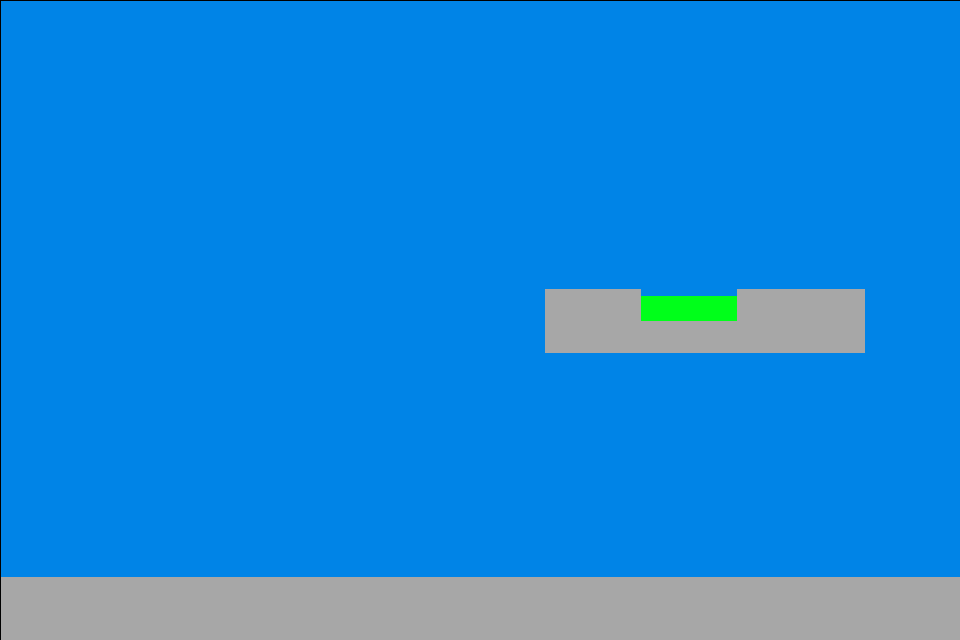

This game map was drawn from its Tiled (.tmx) file and the tilesets committed beside it. A one-line description and the trimmed map source follow:
An orthogonal 30x20 tile map with 32x32 px tiles, 3 tile layers (background, dynamic, static) and 4 objects (ball_spawn_point).

<map version="1.2" tiledversion="1.2.5" orientation="orthogonal" renderorder="right-down" width="30" height="20" tilewidth="32" tileheight="32" infinite="0" nextlayerid="5" nextobjectid="4">
 <tileset firstgid="1" name="golf_puzzle_tilemap" tilewidth="32" tileheight="32" tilecount="100" columns="10">
  <tileoffset x="1" y="1" />
  <image source="../media/golf_puzzle_tileset.png" width="320" height="320" />
  <tile id="0">
   <properties>
    <property name="collides" type="bool" value="true" />
   </properties>
  </tile>
  <tile id="1">
   <properties>
    <property name="collides" type="bool" value="true" />
    <property name="goal" type="bool" value="true" />
   </properties>
   <objectgroup draworder="index">
    <object id="2" x="0.181818" y="6.90909" width="31.7273" height="25.0909" />
   </objectgroup>
  </tile>
  <tile id="10">
   <properties>
    <property name="collides" type="bool" value="true" />
   </properties>
   <objectgroup draworder="index">
    <object id="1" x="0.0909091" y="31.5455">
     <polygon points="0,0 31.4545,-31.1818 31.6364,-0.363636" />
    </object>
   </objectgroup>
  </tile>
  <tile id="20">
   <properties>
    <property name="collides" type="bool" value="true" />
   </properties>
   <objectgroup draworder="index">
    <object id="1" x="0.454545" y="0.272727">
     <polygon points="0,0 30.8182,31 -0.0909091,31.2727" />
    </object>
   </objectgroup>
  </tile>
 </tileset>
 <layer id="3" name="background" width="30" height="20">
  <data>[600 cells, 600 non-empty, 1 distinct tile ids]</data>
 </layer>
 <layer id="4" name="dynamic" width="30" height="20">
  <data>[600 cells, 0 non-empty, 0 distinct tile ids]</data>
 </layer>
 <layer id="1" name="static" width="30" height="20">
  <data>[600 cells, 80 non-empty, 2 distinct tile ids]</data>
 </layer>
 <objectgroup id="2" name="object">
  <object id="1" name="ball_spawn_point" x="795.17" y="578.177">
   <point />
  </object>
 </objectgroup>
</map>
